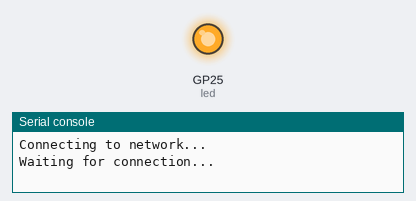
The program below on a simulated Raspberry Pi Pico running MicroPython. Parts: output pins drawn as LEDs (lit = HIGH), the last lines printed to the serial console. WiFi joins after 1.5 s. At 1.5 s the program stops and its outputs stay as they are.

Above: at 0.1 s.
At 0.6 s:
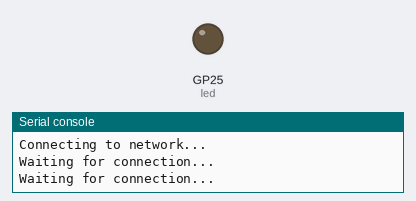
Timing chart, 0 to 2.5 s (numbered marks = the images above):
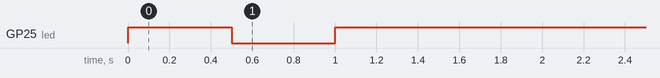

The program:

main.py
```python
from machine import Pin
import network
import time

# Wi-FiのSSIDとパスワードを設定
ssid = ''
password = ''

# WLANオブジェクトの作成
wlan = network.WLAN(network.STA_IF)

# Wi-Fiを有効にする
wlan.active(True)
print('Connecting to network...')
wlan.connect(ssid, password)


led = Pin('LED', Pin.OUT)

# 接続が確立されるまで待機
while not wlan.isconnected():
    print('Waiting for connection...')
    led.toggle()
    time.sleep(0.5)

# 接続が確立された場合、IPアドレスを表示
print('Connected to network:', wlan.ifconfig())
led.on()


# while True:
#     led.toggle()
#     time.sleep(1)
```
